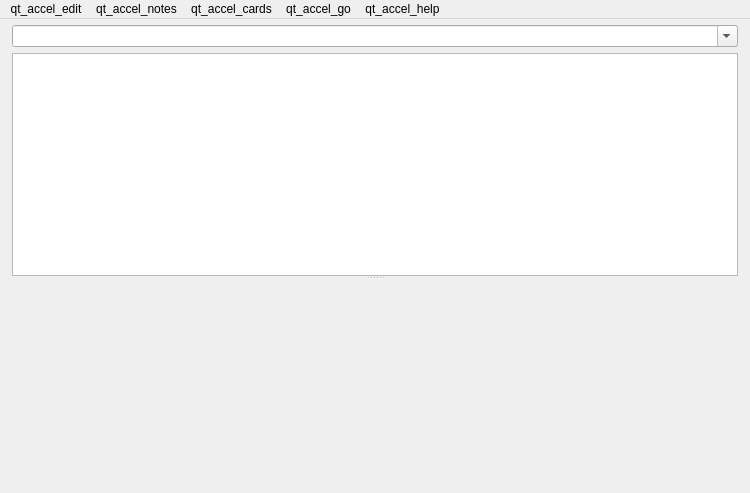
<?xml version="1.0" encoding="UTF-8"?>
<ui version="4.0">
 <class>Dialog</class>
 <widget class="QMainWindow" name="Dialog">
  <property name="geometry">
   <rect>
    <x>0</x>
    <y>0</y>
    <width>750</width>
    <height>493</height>
   </rect>
  </property>
  <property name="minimumSize">
   <size>
    <width>400</width>
    <height>400</height>
   </size>
  </property>
  <property name="windowIcon">
   <iconset resource="icons.qrc">
    <normaloff>:/icons/anki.png</normaloff>:/icons/anki.png</iconset>
  </property>
  <widget class="QWidget" name="centralwidget">
   <layout class="QVBoxLayout" name="verticalLayout_3">
    <property name="spacing">
     <number>12</number>
    </property>
    <property name="leftMargin">
     <number>12</number>
    </property>
    <property name="topMargin">
     <number>6</number>
    </property>
    <property name="rightMargin">
     <number>12</number>
    </property>
    <property name="bottomMargin">
     <number>12</number>
    </property>
    <item>
     <widget class="QSplitter" name="splitter">
      <property name="sizePolicy">
       <sizepolicy hsizetype="Preferred" vsizetype="Expanding">
        <horstretch>4</horstretch>
        <verstretch>0</verstretch>
       </sizepolicy>
      </property>
      <property name="orientation">
       <enum>Qt::Vertical</enum>
      </property>
      <widget class="QWidget" name="widget" native="true">
       <property name="sizePolicy">
        <sizepolicy hsizetype="Expanding" vsizetype="Preferred">
         <horstretch>3</horstretch>
         <verstretch>1</verstretch>
        </sizepolicy>
       </property>
       <layout class="QVBoxLayout" name="verticalLayout_2">
        <property name="spacing">
         <number>0</number>
        </property>
        <property name="leftMargin">
         <number>0</number>
        </property>
        <property name="topMargin">
         <number>0</number>
        </property>
        <property name="rightMargin">
         <number>0</number>
        </property>
        <property name="bottomMargin">
         <number>0</number>
        </property>
        <item>
         <layout class="QGridLayout" name="gridLayout">
          <property name="leftMargin">
           <number>0</number>
          </property>
          <property name="topMargin">
           <number>0</number>
          </property>
          <property name="rightMargin">
           <number>0</number>
          </property>
          <property name="bottomMargin">
           <number>6</number>
          </property>
          <property name="horizontalSpacing">
           <number>12</number>
          </property>
          <property name="verticalSpacing">
           <number>0</number>
          </property>
          <item row="0" column="1">
           <widget class="QComboBox" name="searchEdit">
            <property name="sizePolicy">
             <sizepolicy hsizetype="Expanding" vsizetype="Fixed">
              <horstretch>9</horstretch>
              <verstretch>0</verstretch>
             </sizepolicy>
            </property>
            <property name="editable">
             <bool>true</bool>
            </property>
            <property name="insertPolicy">
             <enum>QComboBox::NoInsert</enum>
            </property>
           </widget>
          </item>
         </layout>
        </item>
        <item>
         <widget class="QTableView" name="tableView">
          <property name="sizePolicy">
           <sizepolicy hsizetype="Expanding" vsizetype="Expanding">
            <horstretch>9</horstretch>
            <verstretch>1</verstretch>
           </sizepolicy>
          </property>
          <property name="minimumSize">
           <size>
            <width>0</width>
            <height>150</height>
           </size>
          </property>
          <property name="contextMenuPolicy">
           <enum>Qt::ActionsContextMenu</enum>
          </property>
          <property name="horizontalScrollBarPolicy">
           <enum>Qt::ScrollBarAsNeeded</enum>
          </property>
          <property name="editTriggers">
           <set>QAbstractItemView::NoEditTriggers</set>
          </property>
          <property name="tabKeyNavigation">
           <bool>false</bool>
          </property>
          <property name="alternatingRowColors">
           <bool>true</bool>
          </property>
          <property name="selectionBehavior">
           <enum>QAbstractItemView::SelectRows</enum>
          </property>
          <attribute name="horizontalHeaderCascadingSectionResizes">
           <bool>false</bool>
          </attribute>
          <attribute name="horizontalHeaderHighlightSections">
           <bool>false</bool>
          </attribute>
          <attribute name="horizontalHeaderMinimumSectionSize">
           <number>20</number>
          </attribute>
          <attribute name="horizontalHeaderShowSortIndicator" stdset="0">
           <bool>true</bool>
          </attribute>
         </widget>
        </item>
       </layout>
      </widget>
      <widget class="QWidget" name="verticalLayoutWidget">
       <layout class="QVBoxLayout" name="verticalLayout" stretch="0">
        <property name="spacing">
         <number>0</number>
        </property>
        <property name="leftMargin">
         <number>0</number>
        </property>
        <property name="topMargin">
         <number>1</number>
        </property>
        <property name="rightMargin">
         <number>0</number>
        </property>
        <property name="bottomMargin">
         <number>0</number>
        </property>
        <item>
         <layout class="QHBoxLayout" name="horizontalLayout2">
          <property name="spacing">
           <number>0</number>
          </property>
          <item>
           <widget class="QWidget" name="fieldsArea" native="true">
            <property name="sizePolicy">
             <sizepolicy hsizetype="Preferred" vsizetype="Expanding">
              <horstretch>0</horstretch>
              <verstretch>1</verstretch>
             </sizepolicy>
            </property>
            <property name="minimumSize">
             <size>
              <width>50</width>
              <height>200</height>
             </size>
            </property>
           </widget>
          </item>
         </layout>
        </item>
       </layout>
      </widget>
     </widget>
    </item>
   </layout>
  </widget>
  <widget class="QMenuBar" name="menubar">
   <property name="geometry">
    <rect>
     <x>0</x>
     <y>0</y>
     <width>750</width>
     <height>21</height>
    </rect>
   </property>
   <widget class="QMenu" name="menuEdit">
    <property name="title">
     <string>qt_accel_edit</string>
    </property>
    <addaction name="actionUndo"/>
    <addaction name="separator"/>
    <addaction name="action_toggle_mode"/>
    <addaction name="separator"/>
    <addaction name="actionSelectAll"/>
    <addaction name="actionSelectNotes"/>
    <addaction name="actionInvertSelection"/>
    <addaction name="separator"/>
    <addaction name="actionClose"/>
    <addaction name="separator"/>
    <addaction name="actionCreateFilteredDeck"/>
   </widget>
   <widget class="QMenu" name="menuJump">
    <property name="title">
     <string>qt_accel_go</string>
    </property>
    <addaction name="actionFind"/>
    <addaction name="actionSidebarFilter"/>
    <addaction name="actionSidebar"/>
    <addaction name="actionNote"/>
    <addaction name="actionCardList"/>
    <addaction name="separator"/>
    <addaction name="actionFirstCard"/>
    <addaction name="actionPreviousCard"/>
    <addaction name="actionNextCard"/>
    <addaction name="actionLastCard"/>
   </widget>
   <widget class="QMenu" name="menu_Help">
    <property name="title">
     <string>qt_accel_help</string>
    </property>
    <addaction name="actionGuide"/>
   </widget>
   <widget class="QMenu" name="menu_Cards">
    <property name="title">
     <string>qt_accel_cards</string>
    </property>
    <widget class="QMenu" name="menuFlag">
     <property name="title">
      <string>browsing_flag</string>
     </property>
     <addaction name="actionRed_Flag"/>
     <addaction name="actionOrange_Flag"/>
     <addaction name="actionGreen_Flag"/>
     <addaction name="actionBlue_Flag"/>
    </widget>
    <addaction name="actionChange_Deck"/>
    <addaction name="separator"/>
    <addaction name="action_set_due_date"/>
    <addaction name="action_forget"/>
    <addaction name="actionReposition"/>
    <addaction name="separator"/>
    <addaction name="actionToggle_Suspend"/>
    <addaction name="separator"/>
    <addaction name="menuFlag"/>
    <addaction name="separator"/>
    <addaction name="action_Info"/>
   </widget>
   <widget class="QMenu" name="menu_Notes">
    <property name="title">
     <string>qt_accel_notes</string>
    </property>
    <addaction name="actionAdd"/>
    <addaction name="actionExport"/>
    <addaction name="separator"/>
    <addaction name="actionAdd_Tags"/>
    <addaction name="actionRemove_Tags"/>
    <addaction name="actionClear_Unused_Tags"/>
    <addaction name="actionToggle_Mark"/>
    <addaction name="separator"/>
    <addaction name="actionChangeModel"/>
    <addaction name="separator"/>
    <addaction name="actionFindDuplicates"/>
    <addaction name="actionFindReplace"/>
    <addaction name="separator"/>
    <addaction name="actionManage_Note_Types"/>
    <addaction name="separator"/>
    <addaction name="actionDelete"/>
   </widget>
   <addaction name="menuEdit"/>
   <addaction name="menu_Notes"/>
   <addaction name="menu_Cards"/>
   <addaction name="menuJump"/>
   <addaction name="menu_Help"/>
  </widget>
  <action name="actionReschedule">
   <property name="text">
    <string notr="true">QT_ACCEL_RESCHEDULE</string>
   </property>
  </action>
  <action name="actionSelectAll">
   <property name="text">
    <string>qt_accel_select_all</string>
   </property>
   <property name="shortcut">
    <string notr="true">Ctrl+Alt+A</string>
   </property>
  </action>
  <action name="actionUndo">
   <property name="text">
    <string>qt_accel_undo</string>
   </property>
   <property name="shortcut">
    <string notr="true">Ctrl+Alt+Z</string>
   </property>
  </action>
  <action name="actionInvertSelection">
   <property name="text">
    <string>qt_accel_invert_selection</string>
   </property>
   <property name="shortcut">
    <string notr="true">Ctrl+Alt+S</string>
   </property>
  </action>
  <action name="actionFind">
   <property name="text">
    <string>qt_accel_find</string>
   </property>
   <property name="shortcut">
    <string notr="true">Ctrl+F</string>
   </property>
  </action>
  <action name="actionNote">
   <property name="text">
    <string>qt_accel_note</string>
   </property>
   <property name="shortcut">
    <string notr="true">Ctrl+Shift+N</string>
   </property>
  </action>
  <action name="actionNextCard">
   <property name="text">
    <string>qt_accel_next_card</string>
   </property>
   <property name="shortcut">
    <string notr="true">Ctrl+N</string>
   </property>
  </action>
  <action name="actionPreviousCard">
   <property name="text">
    <string>qt_accel_previous_card</string>
   </property>
   <property name="shortcut">
    <string notr="true">Ctrl+P</string>
   </property>
  </action>
  <action name="actionGuide">
   <property name="text">
    <string>qt_accel_guide</string>
   </property>
   <property name="shortcut">
    <string notr="true">F1</string>
   </property>
  </action>
  <action name="actionChangeModel">
   <property name="text">
    <string>browsing_change_note_type2</string>
   </property>
   <property name="shortcut">
    <string notr="true">Ctrl+Shift+M</string>
   </property>
  </action>
  <action name="actionSelectNotes">
   <property name="text">
    <string>qt_accel_select_notes</string>
   </property>
  </action>
  <action name="actionFindReplace">
   <property name="text">
    <string>qt_accel_find_and_replace</string>
   </property>
   <property name="shortcut">
    <string notr="true">Ctrl+Alt+F</string>
   </property>
  </action>
  <action name="actionSidebarFilter">
   <property name="text">
    <string>qt_accel_filter</string>
   </property>
   <property name="shortcut">
    <string notr="true">Ctrl+Shift+F</string>
   </property>
  </action>
  <action name="actionCardList">
   <property name="text">
    <string>browsing_card_list</string>
   </property>
   <property name="shortcut">
    <string notr="true">Ctrl+Shift+L</string>
   </property>
  </action>
  <action name="actionFindDuplicates">
   <property name="text">
    <string>qt_accel_find_duplicates</string>
   </property>
  </action>
  <action name="actionReposition">
   <property name="text">
    <string>browsing_reposition</string>
   </property>
   <property name="shortcut">
    <string notr="true">Ctrl+Shift+S</string>
   </property>
  </action>
  <action name="actionFirstCard">
   <property name="text">
    <string>browsing_first_card</string>
   </property>
   <property name="shortcut">
    <string notr="true">Home</string>
   </property>
  </action>
  <action name="actionLastCard">
   <property name="text">
    <string>browsing_last_card</string>
   </property>
   <property name="shortcut">
    <string notr="true">End</string>
   </property>
  </action>
  <action name="actionClose">
   <property name="text">
    <string>actions_close</string>
   </property>
   <property name="shortcut">
    <string notr="true">Ctrl+W</string>
   </property>
  </action>
  <action name="action_Info">
   <property name="text">
    <string>qt_accel_info</string>
   </property>
   <property name="shortcut">
    <string notr="true">Ctrl+Shift+I</string>
   </property>
  </action>
  <action name="actionAdd_Tags">
   <property name="text">
    <string>browsing_add_tags2</string>
   </property>
   <property name="shortcut">
    <string notr="true">Ctrl+Shift+A</string>
   </property>
  </action>
  <action name="actionRemove_Tags">
   <property name="text">
    <string>browsing_remove_tags</string>
   </property>
   <property name="shortcut">
    <string notr="true">Ctrl+Alt+Shift+A</string>
   </property>
  </action>
  <action name="actionToggle_Suspend">
   <property name="checkable">
    <bool>true</bool>
   </property>
   <property name="text">
    <string>browsing_toggle_suspend</string>
   </property>
   <property name="shortcut">
    <string notr="true">Ctrl+J</string>
   </property>
  </action>
  <action name="actionDelete">
   <property name="text">
    <string>actions_delete</string>
   </property>
   <property name="shortcut">
    <string notr="true">Ctrl+Del</string>
   </property>
  </action>
  <action name="actionAdd">
   <property name="text">
    <string>browsing_add_notes</string>
   </property>
   <property name="shortcut">
    <string notr="true">Ctrl+E</string>
   </property>
  </action>
  <action name="actionChange_Deck">
   <property name="text">
    <string>browsing_change_deck2</string>
   </property>
   <property name="shortcut">
    <string notr="true">Ctrl+D</string>
   </property>
  </action>
  <action name="actionRed_Flag">
   <property name="checkable">
    <bool>true</bool>
   </property>
   <property name="text">
    <string>actions_red_flag</string>
   </property>
   <property name="shortcut">
    <string notr="true">Ctrl+1</string>
   </property>
  </action>
  <action name="actionOrange_Flag">
   <property name="checkable">
    <bool>true</bool>
   </property>
   <property name="text">
    <string>actions_orange_flag</string>
   </property>
   <property name="shortcut">
    <string notr="true">Ctrl+2</string>
   </property>
  </action>
  <action name="actionGreen_Flag">
   <property name="checkable">
    <bool>true</bool>
   </property>
   <property name="text">
    <string>actions_green_flag</string>
   </property>
   <property name="shortcut">
    <string notr="true">Ctrl+3</string>
   </property>
  </action>
  <action name="actionBlue_Flag">
   <property name="checkable">
    <bool>true</bool>
   </property>
   <property name="text">
    <string>actions_blue_flag</string>
   </property>
   <property name="shortcut">
    <string notr="true">Ctrl+4</string>
   </property>
  </action>
  <action name="actionSidebar">
   <property name="text">
    <string>browsing_sidebar</string>
   </property>
   <property name="shortcut">
    <string notr="true">Ctrl+Shift+R</string>
   </property>
  </action>
  <action name="actionClear_Unused_Tags">
   <property name="text">
    <string>browsing_clear_unused_tags</string>
   </property>
  </action>
  <action name="actionManage_Note_Types">
   <property name="text">
    <string>browsing_manage_note_types</string>
   </property>
  </action>
  <action name="actionToggle_Mark">
   <property name="checkable">
    <bool>true</bool>
   </property>
   <property name="text">
    <string>browsing_toggle_mark</string>
   </property>
   <property name="shortcut">
    <string notr="true">Ctrl+K</string>
   </property>
  </action>
  <action name="actionExport">
   <property name="text">
    <string>qt_accel_export_notes</string>
   </property>
   <property name="shortcut">
    <string notr="true">Ctrl+Shift+E</string>
   </property>
  </action>
  <action name="actionCreateFilteredDeck">
   <property name="text">
    <string>qt_misc_create_filtered_deck</string>
   </property>
   <property name="shortcut">
    <string notr="true">Ctrl+G</string>
   </property>
  </action>
  <action name="action_set_due_date">
   <property name="text">
    <string>qt_accel_set_due_date</string>
   </property>
   <property name="shortcut">
    <string notr="true">Ctrl+Shift+D</string>
   </property>
  </action>
  <action name="action_forget">
   <property name="text">
    <string>qt_accel_forget</string>
   </property>
  </action>
  <action name="action_toggle_mode">
   <property name="text">
    <string>browsing_toggle_cards_notes_mode</string>
   </property>
   <property name="shortcut">
    <string notr="true">Ctrl+M</string>
   </property>
  </action>
 </widget>
 <resources>
  <include location="icons.qrc"/>
 </resources>
 <connections>
  <connection>
   <sender>actionSelectAll</sender>
   <signal>triggered()</signal>
   <receiver>tableView</receiver>
   <slot>selectAll()</slot>
   <hints>
    <hint type="sourcelabel">
     <x>-1</x>
     <y>-1</y>
    </hint>
    <hint type="destinationlabel">
     <x>299</x>
     <y>279</y>
    </hint>
   </hints>
  </connection>
  <connection>
   <sender>actionClose</sender>
   <signal>triggered()</signal>
   <receiver>Dialog</receiver>
   <slot>close()</slot>
   <hints>
    <hint type="sourcelabel">
     <x>-1</x>
     <y>-1</y>
    </hint>
    <hint type="destinationlabel">
     <x>374</x>
     <y>199</y>
    </hint>
   </hints>
  </connection>
 </connections>
</ui>
